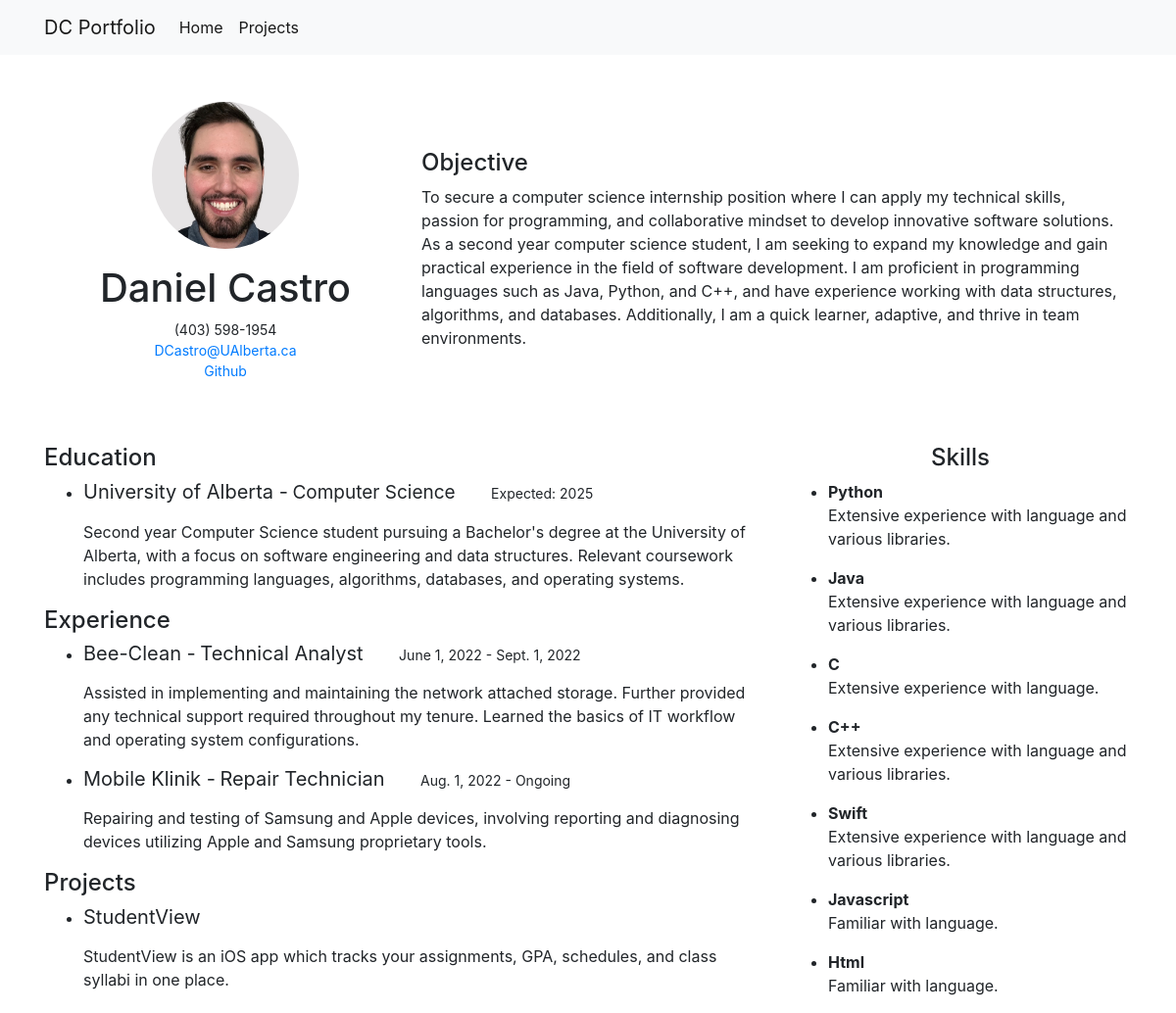
The page / on the database its author committed.
### home/models.py (models this page shows, shortened)
class Person(models.Model):
    name = models.CharField(max_length=100)
    email = models.EmailField(null=True, blank=True)
    phone = models.CharField(max_length=20, null=True, blank=True)
    site = models.CharField(max_length=100, null=True, blank=True)
    objective = models.CharField(max_length=600)
    image = models.CharField(max_length=100, blank=True)
    projects = models.ManyToManyField(Project, blank=True)
    jobs = models.ManyToManyField(Job, blank=True)
    schools = models.ManyToManyField(School, blank=True)
    skills = models.ManyToManyField(Skill, blank=True)

class School(models.Model):
    name = models.CharField(max_length=100)
    degree = models.CharField(max_length=100)
    summary = models.CharField(max_length=200)
    graduation_year = models.IntegerField(blank=True, null=True)

class Job(models.Model):
    title = models.CharField(max_length=100)
    company = models.CharField(max_length=100)
    summary = models.CharField(max_length=400)
    start_date = models.DateField(null=True, blank=True)
    end_date = models.DateField(null=True, blank=True)

class Skill(models.Model):
    name = models.CharField(max_length=100)
    summary = models.CharField(max_length=100)

### projects/models.py (models this page shows, shortened)
class Project(models.Model):
    title = models.CharField(max_length=100)
    short_description = models.CharField(max_length=200, blank=True, null=True)
    description = models.TextField()
    image = models.FilePathField(path="projects/static/img")
    url = models.URLField(blank=True)

### home/views.py (the view)
# urls.py: path('', views.home_index, name="home_index"),
def home_index(request):
    person = Person.objects.get(pk=1)
    return render(request, 'home_index.html', {"person": person})

### home/templates/home_index.html (shortened to what this page needs)
{% extends "base.html" %}
{% load static %}
{% block page_content %}
    <div class="container py-5">
        <div class="row">
            <div class="col-md-4">
                <div class="text-center">
                    <img src="{% static person.image %}" class="rounded-circle" width="150" height="150">
                    <h1 class="mt-3">{{ person.name }}</h1>
                    <p style="font-size: 14px">{{ person.phone }}</br>
                        <a href="mailto: {{person.email}}">{{ person.email }}</a></br>
                        <a href="http://{{ person.site }}">Github</a></p>
                </div>
            </div>
            <div class="col-md-8">
                <h2 style="font-size: 24px;">Objective</h2>
                <p>{{ person.objective }}</p>
            </div>
        </div>
    </div>
    <div class="row">
    <div class="col-sm-8 left">
        <h2 style="font-size: 24px;">Education</h2>
        <ul>
            {% for school in person.schools.all %}
                <li>
                    <h5 class="mb-3 font-weight-normal" style="display: inline-block; font-size:20px">{{ school.name }} - </h5>
                    <h5 class="mb-3 font-weight-normal" style="display: inline-block; font-size:19px">{{ school.degree }}</h6>
                    <h6 class="mb-3 font-weight-normal" style="display: inline-block; font-size:14px">&emsp;&emsp; Expected: {{school.graduation_year}}</h6>
                    <p>{{ school.summary }}</p>
                </li>
            {% endfor %}
        </ul>
        <h2 style="font-size: 24px;">Experience</h2>
        <ul>
            {% for job in person.jobs.all %}
                <li>
                    <h5 class="mb-3 font-weight-normal" style="display: inline-block; font-size:20px">{{ job.company }} - </h5>
                    <h5 class="mb-3 font-weight-normal" style="display: inline-block; font-size:20px">{{ job.title }}</h5>
                    <h6 class="mb-3 font-weight-normal" style="display: inline-block; font-size:14px">&emsp;&emsp; {{job.start_date}} -
                        {%if job.end_date%} {{job.end_date}} {% else %} Ongoing {% endif %}</h6>
                    <p>{{ job.summary }}</p>
                </li>
            {% endfor %}
        </ul>
        <h2 style="font-size: 24px;">Projects</h2>
        <ul>
            {% for project in person.projects.all %}
                <li>
                    <h5 class="mb-3 font-weight-normal" style="display: inline-block; font-size:20px">{{ project.title }}</h5>
                    <p>{{ project.short_description }}</p>
                </li>
            {% endfor %}
        </ul>
    </div>
    <div class="col-sm-4 right">
        <div class="section">
            <h2 class="text-center" style="font-size: 24px;">Skills</h2>
            <ul>
                {% for skill in person.skills.all %}
                    <li>
                        <h7 class="mb-3"><b>{{ skill.name }}</b></h5>
                        <p>{{ skill.summary }}</p>
                    </li>
                {% endfor %}
            </ul>
        </div>
    </div>
    </div>
{% endblock %}

### personal_portfolio/templates/base.html (shortened to what this page needs)
<link rel="stylesheet" href="https://stackpath.bootstrapcdn.com/bootstrap/4.1.3/css/bootstrap.min.css">
<nav class="navbar navbar-expand-lg navbar-light bg-light">
    <div class="container">
        <a class="navbar-brand" href="{% url 'home_index' %}">DC Portfolio</a>
        <div class="collapse navbar-collapse" id="navbarSupportedContent">
          <ul class="navbar-nav mr-auto">
            <li class="nav-item active">
                <a class="nav-link" href="{% url 'home_index' %}">Home</a>
              </li>
            <li class="nav-item active">
              <a class="nav-link" href="{% url 'project_index' %}">Projects</a>
            </li>
          </ul>
        </div>
    </div>
</nav>
<div class="container">
    {% block page_content %}{% endblock %}
</div>

### rows shown on the page
Person: image (placeholder picture), name "Daniel Castro", phone "(403) 598-1954", email "DCastro@UAlberta.ca", objective "To secure a computer science internship position where I can apply my technical skills, passion for programming, and collaborative mindset to develop innovative software solutions. As a second year computer science student, I am seeking to expand my knowledge and gain practical experience in the field of software development. I am proficient in programming languages such as Java, Python, and C++, and have experience working with data structures, algorithms, and databases. Additionally, I am a quick learner, adaptive, and thrive in team environments."
School: name "University of Alberta", degree "Computer Science", graduation_year "2025", summary "Second year Computer Science student pursuing a Bachelor's degree at the University of Alberta, with a focus on software engineering and data structures. Relevant coursework includes programming languages, algorithms, databases, and operating systems."
Job: company "Bee-Clean", title "Technical Analyst", start_date "June 1, 2022", end_date "Sept. 1, 2022", summary "Assisted in implementing and maintaining the network attached storage. Further provided any technical support required throughout my tenure. Learned the basics of IT workflow and operating system configurations."
Job: company "Mobile Klinik", title "Repair Technician", start_date "Aug. 1, 2022", shows "Ongoing", summary "Repairing and testing of Samsung and Apple devices, involving reporting and diagnosing devices utilizing Apple and Samsung proprietary tools."
Project: title "StudentView", short_description "StudentView is an iOS app which tracks your assignments, GPA, schedules, and class syllabi in one place."
Skill: name "Python", summary "Extensive experience with language and various libraries."
Skill: name "Java", summary "Extensive experience with language and various libraries."
Skill: name "C", summary "Extensive experience with language."
Skill: name "C++", summary "Extensive experience with language and various libraries."
Skill: name "Swift", summary "Extensive experience with language and various libraries."
Skill: name "Javascript", summary "Familiar with language."
Skill: name "Html", summary "Familiar with language."
